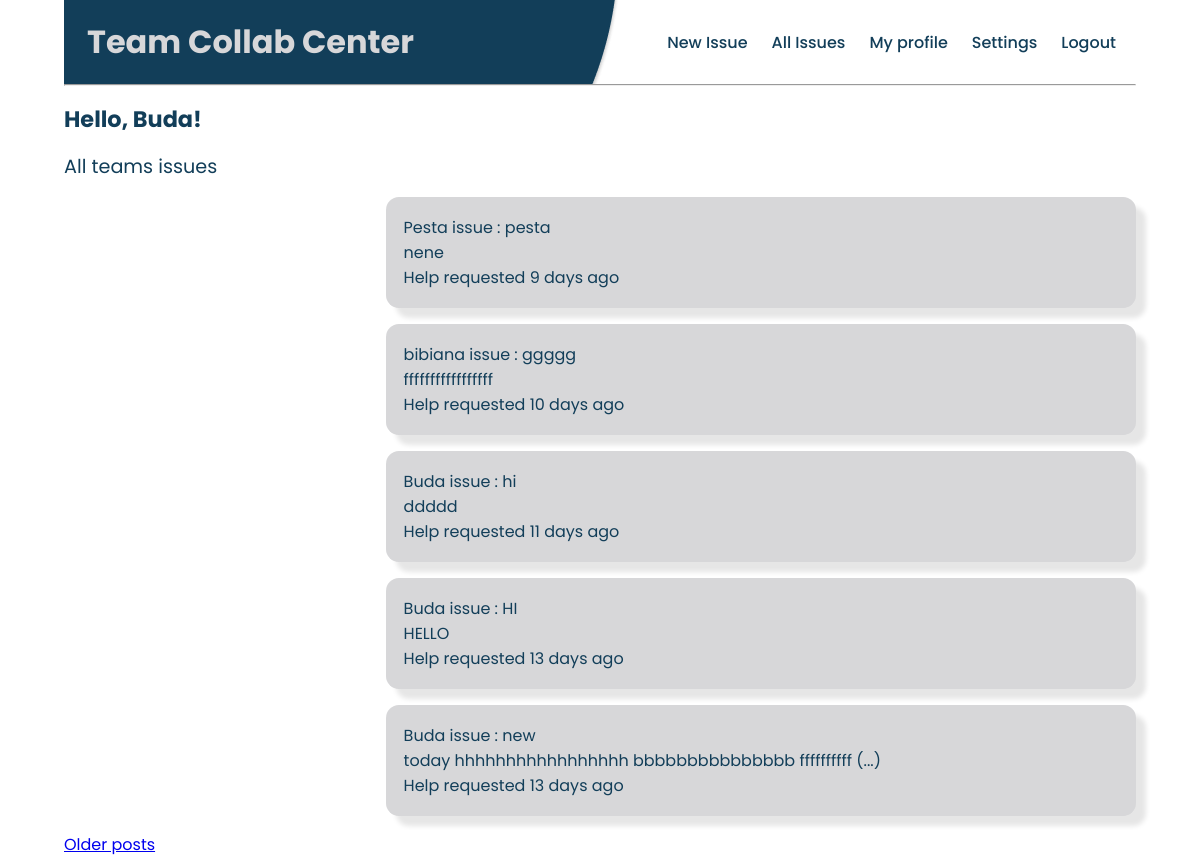
The app's page /explore (signed in), older data.
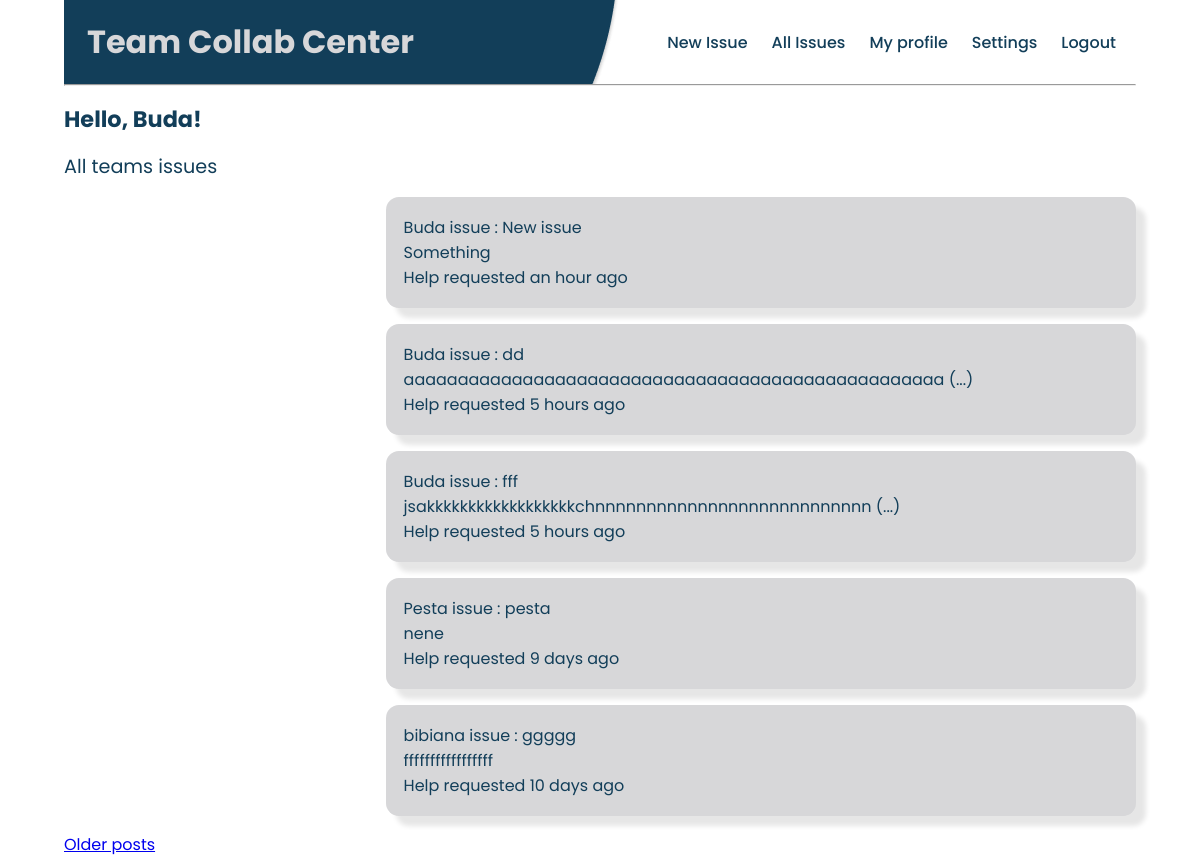
The same page, newer data.
### app/models.py (models this page shows, shortened)
class Post(db.Model):
    __tablename__='posts'
    id = db.Column(db.Integer, primary_key=True)
    title = db.Column(db.String(64))
    description = db.Column(db.String(1000))
    timestamp = db.Column(db.DateTime, index=True, default=datetime.utcnow)
    user_id = db.Column(db.Integer, db.ForeignKey('users.id'))
    team_id = db.Column(db.Integer, db.ForeignKey('teams.id'))
    comments = db.relationship('Comment', backref='comment_ticket', lazy='dynamic')

class User(UserMixin, db.Model):
    __tablename__='users'
    id = db.Column(db.Integer, primary_key=True)
    username = db.Column(db.String(64), index=True, unique=True)
    email = db.Column(db.String(120), index=True, unique=True)
    password_hash = db.Column(db.String(128))
    posts = db.relationship('Post', backref='author', lazy='dynamic')
    position_id = db.Column(db.Integer, db.ForeignKey('position.id'))
    about_me = db.Column(db.String(240))
    last_seen = db.Column(db.DateTime, default=datetime.utcnow)
    team_id = db.Column(db.Integer, db.ForeignKey('teams.id'))
    comments = db.relationship('Comment', backref='comment_author', lazy='dynamic')

### app/routes.py (the view)
@app.route('/explore')
@login_required
def explore():
    page = request.args.get('page', 1, type=int)
    posts = Post.query.order_by(Post.timestamp.desc()).paginate(
        page, app.config['POSTS_PER_PAGE'], False)
    next_url = url_for('explore', page=posts.next_num) \
        if posts.has_next else None
    prev_url = url_for('explore', page=posts.prev_num) \
        if posts.has_prev else None
    return render_template('explore.html', title='Explore', posts=posts.items,
                          next_url=next_url, prev_url=prev_url)

### app/models.py (called while the page is built)
@login.user_loader
def load_user(id):
    return User.query.get(int(id))

### app/routes.py (called while the page is built)
@app.before_request
def before_request():
    if current_user.is_authenticated:
        current_user.last_seen = datetime.utcnow()
        db.session.commit()

### app/templates/explore.html (shortened to what this page needs)
{% extends "base.html" %}
{% block content %}
    <h2>Hello, {{ current_user.username }}!</h2>
    <h3>All teams issues</h3>
    {% for post in posts %}
        {% include '_post.html' %}
    {% endfor %}
    {% if next_url %}
    <a href="{{ next_url }}">Older posts</a>
    {% endif %}
{% endblock %}

### app/templates/_post.html (shortened to what this page needs)
<div class="posts-wrapper">
    <table class="posts-issues-table>
        <tr valign="top">
            <td>
                <a href="{{ url_for('user', username=post.author.username) }}">
                {{ post.author.username }}
                </a>
                issue : <a href="{{ url_for('post_view', id=post.id) }}">{{ post.title }}</a>
                <br>
                {% if post.description|length < 20 %}
                    {{ post.description }}
                {% else %}
                    {{ post.description[0:50] }} (...)
                {% endif %}
                <br>
                Help requested {{ moment(post.timestamp).fromNow() }}
            </td>
    </table>
</div>

Row changes from the older to the newer data that the page shows:
no longer on this page (row unchanged): Post: author.username "Buda", title "hi", description "ddddd", timestamp "11 days ago"
no longer on this page (row unchanged): Post: author.username "Buda", title "HI", description "HELLO", timestamp "13 days ago"
no longer on this page (row unchanged): Post: author.username "Buda", title "new", description "today hhhhhhhhhhhhhhhhh bbbbbbbbbbbbbbb ffffffffff", timestamp "13 days ago"
added Post: author.username "Buda", title "New issue", description "Something", timestamp "an hour ago"
added Post: author.username "Buda", title "dd", description "aaaaaaaaaaaaaaaaaaaaaaaaaaaaaaaaaaaaaaaaaaaaaaaaaa", timestamp "5 hours ago"
added Post: author.username "Buda", title "fff", description "jsakkkkkkkkkkkkkkkkkkchnnnnnnnnnnnnnnnnnnnnnnnnnnn", timestamp "5 hours ago"
